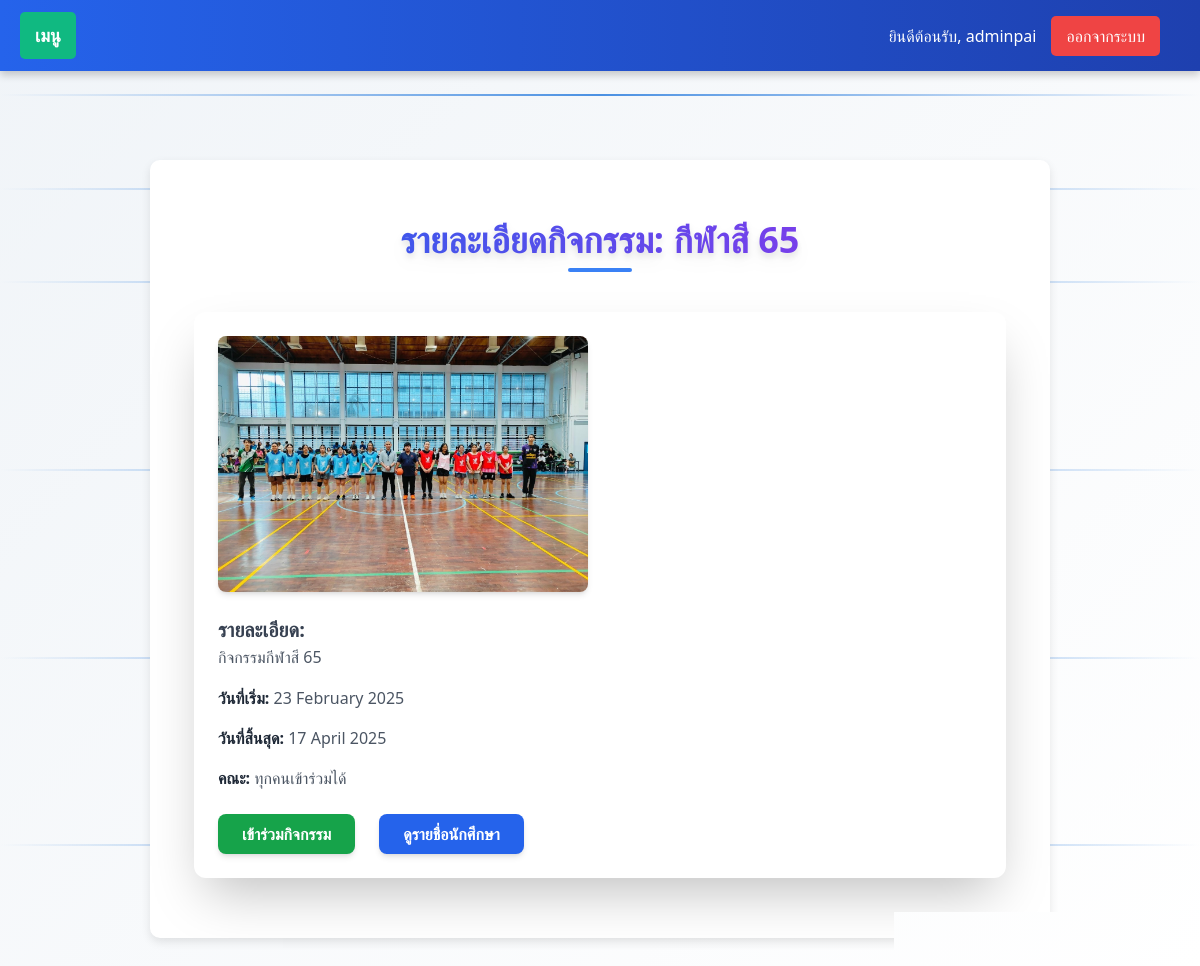
The app's page /activity/8/info/ (signed in) with its own data.
### myapp/models.py (models this page shows, shortened)
class CustomUser(AbstractUser):
    USER_TYPE_CHOICES = (
        ('student', 'นักศึกษา'),
        ('teacher', 'อาจารย์'),
        ('admin', 'ผู้ดูแลระบบ'),
    )
    user_type = models.CharField(
        max_length=10,
        choices=USER_TYPE_CHOICES,
        default='student',
        verbose_name='ประเภทผู้ใช้'
    )
    student_id = models.CharField(
        max_length=20,
        unique=True,
        null=True,
        blank=True,
        verbose_name='รหัสนักศึกษา'
    )
    year = models.IntegerField(
        choices=[
            (1, 'ชั้นปีที่ 1'),
            (2, 'ชั้นปีที่ 2'),
            (3, 'ชั้นปีที่ 3'),
            (4, 'ชั้นปีที่ 4'),
        ],
        null=True,
        blank=True,
        verbose_name='ชั้นปี'
    )
    branch = models.CharField(
        max_length=255,
        choices=BRANCH_CHOICES,
        null=True,
        blank=True,
        verbose_name='สาขา'
    )
    groups = models.ManyToManyField(
        Group,
        related_name="customuser_groups",
        blank=True
    )
    user_permissions = models.ManyToManyField(
        Permission,
        related_name="customuser_permissions",
        blank=True
    )
    class Meta:
        verbose_name = 'ผู้ใช้'
        verbose_name_plural = 'ผู้ใช้ทั้งหมด'

class ActivityImage(models.Model):
    activity = models.ForeignKey(
        'Activity',  # ใช้ 'Activity' ในการอ้างอิงโมเดล Activity
        on_delete=models.CASCADE,
        related_name='images',  # ใช้ related_name เพื่อเข้าถึงรูปภาพของกิจกรรมได้ง่าย
        verbose_name='กิจกรรม'  # กิจกรรมที่มีรูปภาพ
    )
    image = models.ImageField(
        upload_to='activity_images/',
        verbose_name='รูปภาพ'  # อัปโหลดไปที่โฟลเดอร์ activity_images/
    )
    class Meta:
        verbose_name = 'รูปภาพกิจกรรม'
        verbose_name_plural = 'รูปภาพทั้งหมด'

class Activity(models.Model):
    name = models.CharField(
        max_length=255,
        verbose_name='ชื่อกิจกรรม'
    )
    description = models.TextField(
        verbose_name='รายละเอียดกิจกรรม'
    )
    start_date = models.DateField(
        verbose_name='วันที่เริ่มจัดกิจกรรม',
        default=datetime.date.today
    )
    end_date = models.DateField(
        verbose_name='วันที่สิ้นสุดกิจกรรม',
        null=True,  # ยอมให้เป็น NULL
        blank=True  # สามารถทิ้งว่างได้ในฟอร์ม
    )
    created_by = models.ForeignKey(
        CustomUser,
        on_delete=models.CASCADE,
        verbose_name='ผู้สร้างกิจกรรม'
    )
    FACULTY_CHOICES = [
        ('all', 'ทุกคนเข้าร่วมได้'),
        ('CS', 'วิทยาการคอมพิวเตอร์'),
        ('CCS', 'วิทยาศาสตร์เครื่องสำอาง'),
        ('OHS', 'อาชีวอนามัยและความปลอดภัย'),
        ('EHS', 'อนามัยสิ่งแวดล้อมและสาธารณภัย'),
        ('MS', 'วิทยาศาสตร์การแพทย์'),
        ('GS', 'วิทยาศาสตร์ทั่วไป'),
        ('IT', 'เทคโนโลยีสารสนเทศ'),
        ('BIB', 'อุตสาหกรรมชีวภาพเพื่อธุรกิจ'),
        ('CYB', 'ความมั่นคงปลอดภัยไซเบอร์'),
    ]
    faculty = models.CharField(
        max_length=10,
        choices=FACULTY_CHOICES,
        default='all',
        verbose_name='คณะที่จัดกิจกรรม'
    )
    class Meta:
        verbose_name = 'กิจกรรม'
        verbose_name_plural = 'กิจกรรมทั้งหมด'

### myapp/views.py (the view)
# urls.py: path('activity/<int:activity_id>/', views.activity_info, name='activity_info'),  # เส้นทางไปยัง activity_info
def activity_info(request, activity_id):
    activity = get_object_or_404(Activity, id=activity_id)  # ดึงกิจกรรมที่ตรงกับ activity_id
    return render(request, 'activity_info.html', {'activity': activity})  # ส่งข้อมูลไปยังเทมเพลต

### templates/activity_info.html (shortened to what this page needs)
{% extends 'base.html' %}
{% load static %}
{% block content %}
<div class="container mx-auto px-6 py-10">
  <div class="text-center mb-10">
    <h1 class="text-4xl font-bold text-gray-800 bg-gradient-to-r from-blue-600 to-purple-600 bg-clip-text text-transparent drop-shadow-lg">
    </h1>
    <div class="mt-2 w-16 h-1 bg-blue-500 mx-auto rounded-full"></div>
  </div>
  <div class="bg-white rounded-xl shadow-2xl p-6 max-w-4xl mx-auto transform hover:scale-105 transition duration-300">
    {% if activity.images.all %}
      <div class="grid grid-cols-1 md:grid-cols-2 gap-4 mb-6">
        {% for image in activity.images.all %}
          <img src="{{ image.image.url }}" alt="รูปกิจกรรม" class="w-full h-64 object-cover rounded-lg shadow-md hover:shadow-lg transition duration-300">
        {% endfor %}
      </div>
    {% else %}
      <p class="text-red-500 text-center mb-6">ไม่มีรูปภาพ</p>
    {% endif %}
    <div class="space-y-4">
      <div>
        <h2 class="text-xl font-semibold text-gray-700">รายละเอียด:</h2>
        <div class="text-gray-600 whitespace-pre-line leading-relaxed">{{ activity.description|safe }}</div>
      </div>
      <p class="text-gray-600"><strong class="text-gray-800">วันที่เริ่ม:</strong> {{ activity.start_date }}</p>
      <p class="text-gray-600"><strong class="text-gray-800">วันที่สิ้นสุด:</strong> {{ activity.end_date }}</p>
      <p class="text-gray-600"><strong class="text-gray-800">คณะ:</strong> {{ activity.get_faculty_display }}</p>
    </div>
    <div class="mt-6 flex flex-col sm:flex-row gap-4">
      <form method="post" action="{% url 'join_activity' activity.id %}" class="w-full sm:w-auto">
        <button type="submit" class="w-full sm:w-auto bg-green-600 hover:bg-green-700 text-white font-semibold py-2 px-6 rounded-lg shadow-md transition duration-200">
          เข้าร่วมกิจกรรม
        </button>
      </form>
      <button onclick="fetchParticipants({{ activity.id }})" class="w-full sm:w-auto bg-blue-600 hover:bg-blue-700 text-white font-semibold py-2 px-6 rounded-lg shadow-md transition duration-200">
        ดูรายชื่อนักศึกษา
      </button>
    </div>
  </div>
</div>
{% endblock %}

### templates/base.html (shortened to what this page needs)
{% load static %}
<!DOCTYPE html>
<html lang="th">
<head>
  <link rel="stylesheet" href="{% static 'css/style.css' %}">
  <link rel="stylesheet" href="https://cdn.jsdelivr.net/npm/bootstrap@5.3.0/dist/css/bootstrap.min.css">
  <link rel="stylesheet" href="https://cdnjs.cloudflare.com/ajax/libs/font-awesome/6.0.0/css/all.min.css">
  <script src="https://cdn.tailwindcss.com"></script>
</head>
<body>
  <div class="moving-line"></div>
  <div class="base-navbar">
    <div class="base-menu-container" id="menuContainer">
      <a href="#" class="base-menu" id="menuButton">เมนู</a>
    </div>
    <div class="base-right-side">
      {% if user.is_authenticated %}
        <span>ยินดีต้อนรับ, {{ user.username }}</span>
        <form method="post" action="{% url 'logout' %}" style="display:inline;">
          <button type="submit" class="base-logout-btn">ออกจากระบบ</button>
        </form>
      {% else %}
        <a href="{% url 'login' %}">เข้าสู่ระบบ</a>
        <a href="{% url 'register' %}">สมัครสมาชิก</a>
      {% endif %}
    </div>
  </div>
  <div class="base-container">
    {% block content %}
    {% endblock %}
  </div>
</body>
</html>

### templates/base.html (style rules this page uses)
body { margin: 0; padding-top: 60px; min-height: 100vh; background: linear-gradient(135deg, #f0f4f8, #ffffff); overflow-x: hidden; position: relative; }
.moving-line { position: absolute; width: 100%; height: 2px; background: linear-gradient(90deg, transparent, #4a90e2, transparent); animation: moveLine 6s linear infinite; z-index: 0; }
.moving-line:nth-child(1) { top: 10%; }
.base-container { position: relative; z-index: 10; max-width: 900px; margin: 100px auto 30px; padding: 20px; background: white; box-shadow: 0px 4px 10px rgba(0, 0, 0, 0.1); border-radius: 10px; }
.base-navbar { background: linear-gradient(to right, #2563eb, #1e40af); width: 100%; position: fixed; top: 0; left: 0; display: flex; justify-content: space-between; align-items: center; padding: 12px 20px; box-shadow: 0px 4px 8px rgba(0, 0, 0, 0.2); z-index: 1000; }
.base-menu-container { position: relative; }
.base-menu { font-size: 18px; color: white; text-decoration: none; font-weight: bold; padding: 10px 15px; background-color: #10b981; border-radius: 5px; cursor: pointer; display: inline-block; transition: background-color 0.3s ease; }
.base-right-side { display: flex; gap: 15px; align-items: center; margin-right: 20px; }
.base-right-side span { color: white; font-size: 16px; }
.base-right-side a, .base-logout-btn { color: white; text-decoration: none; padding: 8px 15px; border-radius: 5px; background-color: #f59e0b; transition: background-color 0.3s ease; }
.base-logout-btn { background-color: #ef4444; border: none; cursor: pointer; }

### records on screen
CustomUser: username "adminpai"
ActivityImage: image (picture)
Activity: description "กิจกรรมกีฬาสี 65", start_date "23 February 2025", end_date "17 April 2025", faculty "ทุกคนเข้าร่วมได้"
